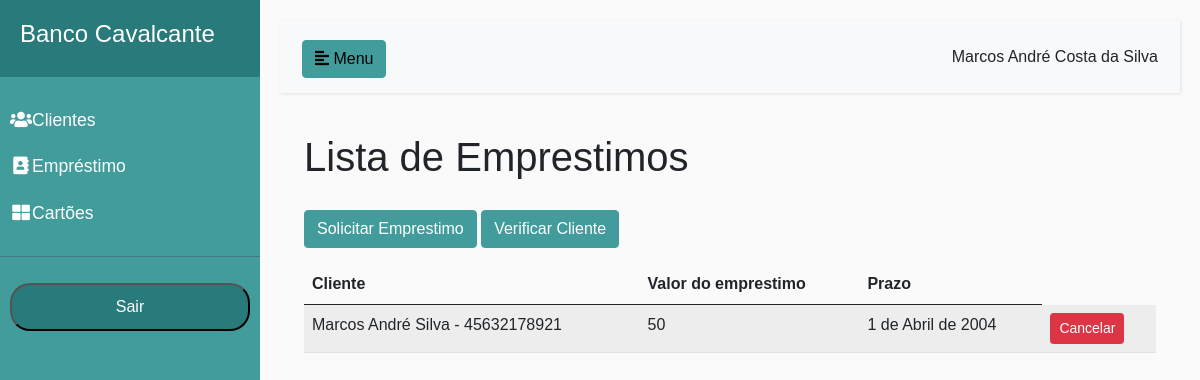
The page /banco/emprestimo (signed in) on the database its author committed.
### usuario/models.py (models this page shows, shortened)
class Usuario(AbstractUser):
    nome = models.CharField(max_length=150)
    cpf = models.CharField(max_length=11)
    telefone = models.CharField(max_length=15)
    email = models.EmailField(unique=True, blank=False)
    username = None
    groups = None
    user_permissions = None
    USERNAME_FIELD = 'email'
    REQUIRED_FIELDS = ['nome', 'cpf', 'telefone']

### banco/models.py (models this page shows, shortened)
class Emprestimo(models.Model):
    cliente = models.ForeignKey(Cliente, on_delete=models.CASCADE)
    valorEmprestimo = models.CharField(max_length=15)
    prazo = models.DateField()

class Cliente(models.Model):
    nome = models.CharField(max_length=100)
    cpf = models.CharField(max_length=15, unique=True)
    def __str__(self):
        return self.nome+ ' - ' +self.cpf

### banco/views.py (the view)
# urls.py: path('emprestimo', views.listar_emprestimo, name='listar_emprestimo'),
def listar_emprestimo(request):
    emprestimo = Emprestimo.objects.all()
    return render(request, 'emprestimo/listar_emprestimo.html', {'emprestimo': emprestimo})

### banco/templates/emprestimo/listar_emprestimo.html (shortened to what this page needs)
{% extends "base.html" %}
{% load static %}
{% block 'dashboard' %}
<h1 class="my-4">Lista de Emprestimos</h1>
<a href="{% url 'solicitar_emprestimo' %}" class="btn colorprimarybtn2 mb-3">Solicitar Emprestimo</a>
<a href="{% url 'listar_clientes' %}" class="btn colorprimarybtn2 mb-3">Verificar Cliente</a>
<table class="table table-striped">
  <thead>
    <tr>
      <th>Cliente</th>
      <th>Valor do emprestimo</th>
      <th>Prazo</th>
    </tr>
  </thead>
  <tbody>
    {% for emprestimo in emprestimo %}
    <tr>
      <td>{{ emprestimo.cliente }}</td>
      <td>{{ emprestimo.valorEmprestimo }}</td>
      <td>{{ emprestimo.prazo }}</td>
      <td>
        <form action="{% url 'cancelar_emprestimo' emprestimo.id %}" method="POST" style="display:inline;">
            <button type="submit" class="btn btn-sm btn-danger" onclick="return confirm('Tem certeza que deseja cancelar?');">Cancelar</button>
        </form>
      </td>
    </tr>
    {% empty %}
    <tr>
      <td colspan="3">Nenhum emprestimo solicitado.</td>
    </tr>
    {% endfor %}
  </tbody>
</table>
{% endblock %}

### templates/base.html (shortened to what this page needs)
{% load static %}
<!doctype html>
<html lang="pt-BR">
  <head>
    <link href="https://cdn.jsdelivr.net/npm/bootstrap@5.0.2/dist/css/bootstrap.min.css" rel="stylesheet">
    <link rel="stylesheet" href="{% static 'css/base.css' %}">
    <link rel="stylesheet" href="https://use.fontawesome.com/releases/v5.7.0/css/all.css">
  </head>
  <body>
<div class="wrapper">
  <nav id="sidebar" >
      <div class="sidebar-header">
         <a href="" class="menulink"> <h4>Banco Cavalcante</h4> </a>
      </div>
      <ul class="list-unstyled components" class="menulink">
        <li>
            <a href="{% url 'listar_clientes' %}" class="menulink" ><i class="fa fa-users fa-fw"></i>Clientes</a>
        </li>
        <li>
            <a href="{% url 'listar_emprestimo' %}" class="menulink" ><i class="fa fa-address-book fa-fw"></i>Empréstimo</a>
        </li>
        <li>
            <a href="{% url 'listar_cartoes' %}" class="menulink" ><i class="fa fa-th-large fa-fw"></i>Cartões</a>
        </li>
    </ul>
     <ul class="list-unstyled  sairmenubtn color-principal-escura">
      {% if user.is_authenticated %}
        <li >
          <form method="post" action="{% url 'logout' %}">
              <button class="sairmenu" type="submit">Sair</button>
          </form>
        </li>
        {% endif %}
      </ul>
  </nav>
  <div id="content">
      <nav class="navbar navbar-expand-lg navbar-light bg-light">
          <div class="container-fluid">
              <button type="button" id="sidebarCollapse" class="btn btn-primary colorprimarybtn">
                  <i class="fas fa-align-left"></i>
                  <span >Menu</span>
              </button>
              <div class="collapse navbar-collapse" id="navbarSupportedContent">
                <ul class="nav navbar-nav ms-auto">
                    <li class="nav-item">
                        {{user.nome}}
                    </li>
                </ul>
            </div>
          </div>
      </nav>
    <div class="content container-fluid">
        <div class="container-fluid">
          {% block 'dashboard'%}
          {% endblock %}
        </div>
    </div>
  </div>
</div>
</body>
</html>

### templates/static/CSS/base.css (style rules this page uses)
:root { --colorbasic: #297a7b; --colorbasic2: #429c9c; --colortext: #FFF; --colortext-menu: #FFF; }
.colorprimarybtn { background-color: var(--colorbasic2); border-color: var(--colorbasic2) !important; color: #000; margin-top: 5px; margin-right: 5px; }
.colorprimarybtn2 { background-color: var(--colorbasic2); border-color: var(--colorbasic2) !important; color: var(--colortext); margin-top: 5px; }
a.colorprimarybtn2:link, a.colorprimarybtn2:visited { text-decoration: none; color: var(--colortext); }
body { font-family: 'Poppins', sans-serif; background: #fafafa; }
a, a:hover, a:focus { color: inherit; text-decoration: none; transition: all 0.3s; }
a:link, a:visited { text-decoration: none; color: var(--colorbasic); }
a.menulink:link, a.menulink:visited { text-decoration: none; color: var(--colortext-menu); }
.navbar { padding: 15px 10px; background: #fff; border: none; border-radius: 0; margin-bottom: 40px; box-shadow: 1px 1px 3px rgba(0, 0, 0, 0.1); }
.wrapper { display: flex; width: 100%; align-items: stretch; }
#sidebar { min-width: 260px; max-width: 260px; background: var(--colorbasic2); color: var(--colortext); transition: all 0.3s; }
#sidebar .sidebar-header { padding: 20px; background: var(--colorbasic); }
#sidebar ul.components { padding: 20px 0; border-bottom: 1px solid #47748b; }
#sidebar ul li a { padding: 10px; font-size: 1.1em; display: block; }
button.sairmenu { background: var(--colorbasic); color: var(--colortext-menu); padding: 10px; margin-bottom: 50px; width: 100%; border-radius: 20px; }
.sairmenubtn { padding: 10px; margin-bottom: 50px; }
#content { width: 100%; padding: 20px; min-height: 100vh; transition: all 0.3s; }

### rows shown on the page
Usuario: nome "Marcos André Costa da Silva"
Emprestimo: cliente "Marcos André Silva - 45632178921", valorEmprestimo "50", prazo "1 de Abril de 2004"
